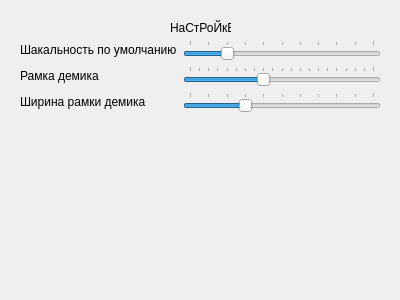
<?xml version="1.0" encoding="UTF-8"?>
<ui version="4.0">
 <class>Form</class>
 <widget class="QWidget" name="Form">
  <property name="geometry">
   <rect>
    <x>0</x>
    <y>0</y>
    <width>400</width>
    <height>300</height>
   </rect>
  </property>
  <property name="windowTitle">
   <string>Form</string>
  </property>
  <widget class="QLabel" name="label">
   <property name="geometry">
    <rect>
     <x>170</x>
     <y>20</y>
     <width>61</width>
     <height>16</height>
    </rect>
   </property>
   <property name="text">
    <string>НаСтРоЙкЕ</string>
   </property>
  </widget>
  <widget class="QWidget" name="formLayoutWidget">
   <property name="geometry">
    <rect>
     <x>20</x>
     <y>40</y>
     <width>361</width>
     <height>241</height>
    </rect>
   </property>
   <layout class="QFormLayout" name="formLayout">
    <item row="0" column="0">
     <widget class="QLabel" name="label_2">
      <property name="text">
       <string>Шакальность по умолчанию</string>
      </property>
     </widget>
    </item>
    <item row="0" column="1">
     <widget class="QSlider" name="horizontalSlider">
      <property name="cursor">
       <cursorShape>PointingHandCursor</cursorShape>
      </property>
      <property name="maximum">
       <number>100</number>
      </property>
      <property name="value">
       <number>20</number>
      </property>
      <property name="orientation">
       <enum>Qt::Horizontal</enum>
      </property>
      <property name="tickPosition">
       <enum>QSlider::TicksAbove</enum>
      </property>
     </widget>
    </item>
    <item row="1" column="0">
     <widget class="QLabel" name="label_3">
      <property name="text">
       <string>Рамка демика</string>
      </property>
     </widget>
    </item>
    <item row="1" column="1">
     <widget class="QSlider" name="horizontalSlider_2">
      <property name="cursor">
       <cursorShape>PointingHandCursor</cursorShape>
      </property>
      <property name="maximum">
       <number>200</number>
      </property>
      <property name="value">
       <number>80</number>
      </property>
      <property name="orientation">
       <enum>Qt::Horizontal</enum>
      </property>
      <property name="tickPosition">
       <enum>QSlider::TicksAbove</enum>
      </property>
     </widget>
    </item>
    <item row="2" column="0">
     <widget class="QLabel" name="label_4">
      <property name="text">
       <string>Ширина рамки демика</string>
      </property>
     </widget>
    </item>
    <item row="2" column="1">
     <widget class="QSlider" name="horizontalSlider_3">
      <property name="maximum">
       <number>10</number>
      </property>
      <property name="value">
       <number>3</number>
      </property>
      <property name="orientation">
       <enum>Qt::Horizontal</enum>
      </property>
      <property name="tickPosition">
       <enum>QSlider::TicksAbove</enum>
      </property>
     </widget>
    </item>
   </layout>
  </widget>
 </widget>
 <resources/>
 <connections/>
</ui>
